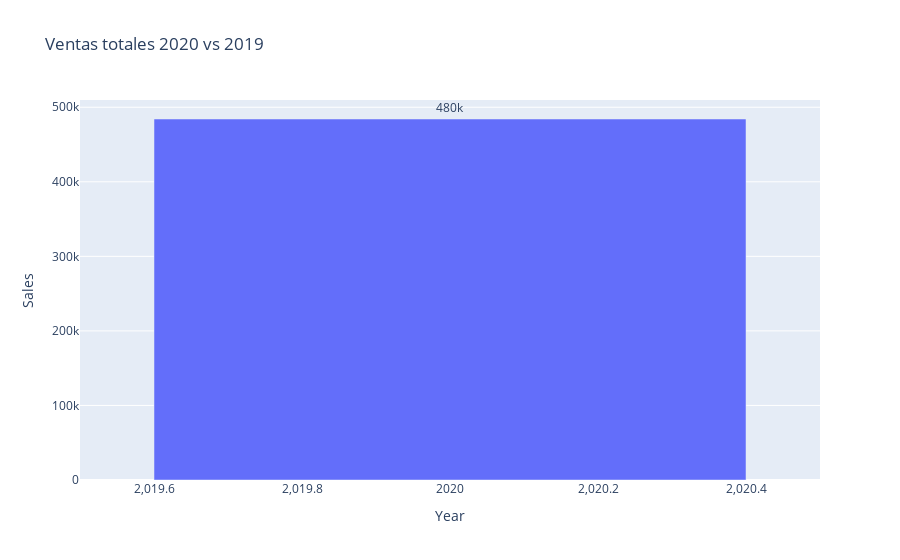

Notebook code for this chart:
### Code cell
import pandas as pd
import plotly.express as px


# 🔹 Función para graficar año seleccionado vs. año anterior
def graficar_ventas_por_año(df, año_seleccionado):
    ventas_por_año = df.groupby('Year')['Sales'].sum().reset_index()

    # Filtrar datos para el año actual y el anterior
    ventas_filtradas = ventas_por_año[
        (ventas_por_año['Year'] == año_seleccionado) | 
        (ventas_por_año['Year'] == año_seleccionado - 1)
    ]

    # 🔹 Gráfico
    fig = px.bar(
        ventas_filtradas,
        x='Year',
        y='Sales',
        text='Sales',
        title=f"Ventas totales {año_seleccionado} vs {año_seleccionado - 1}",
        labels={'ventas': 'Total de ventas', 'año': 'Año'}
    )
    fig.update_traces(texttemplate='%{text:.2s}', textposition='outside')
    fig.update_layout(uniformtext_minsize=8, uniformtext_mode='hide')

    fig.show()

# 🔹 Llamada a la función (puedes cambiar el año)
graficar_ventas_por_año(orders, 2020)

### Figure 1 — Plotly figure (JSON) as saved in the notebook; plotly's stock layout.template omitted (floating-point values rounded to 4 significant figures)
{"data": [{"hovertemplate": "Year=%{x}<br>Sales=%{text}<extra></extra>", "legendgroup": "", "marker": {"color": "#636efa", "pattern": {"shape": ""}}, "name": "", "orientation": "v", "showlegend": false, "text": [484200.0], "textposition": "outside", "texttemplate": "%{text:.2s}", "type": "bar", "x": [2020], "xaxis": "x", "y": [484200.0], "yaxis": "y"}], "layout": {"barmode": "relative", "legend": {"tracegroupgap": 0}, "title": {"text": "Ventas totales 2020 vs 2019"}, "uniformtext": {"minsize": 8, "mode": "hide"}, "xaxis": {"anchor": "y", "domain": [0, 1], "title": {"text": "Year"}}, "yaxis": {"anchor": "x", "domain": [0, 1], "title": {"text": "Sales"}}}}
